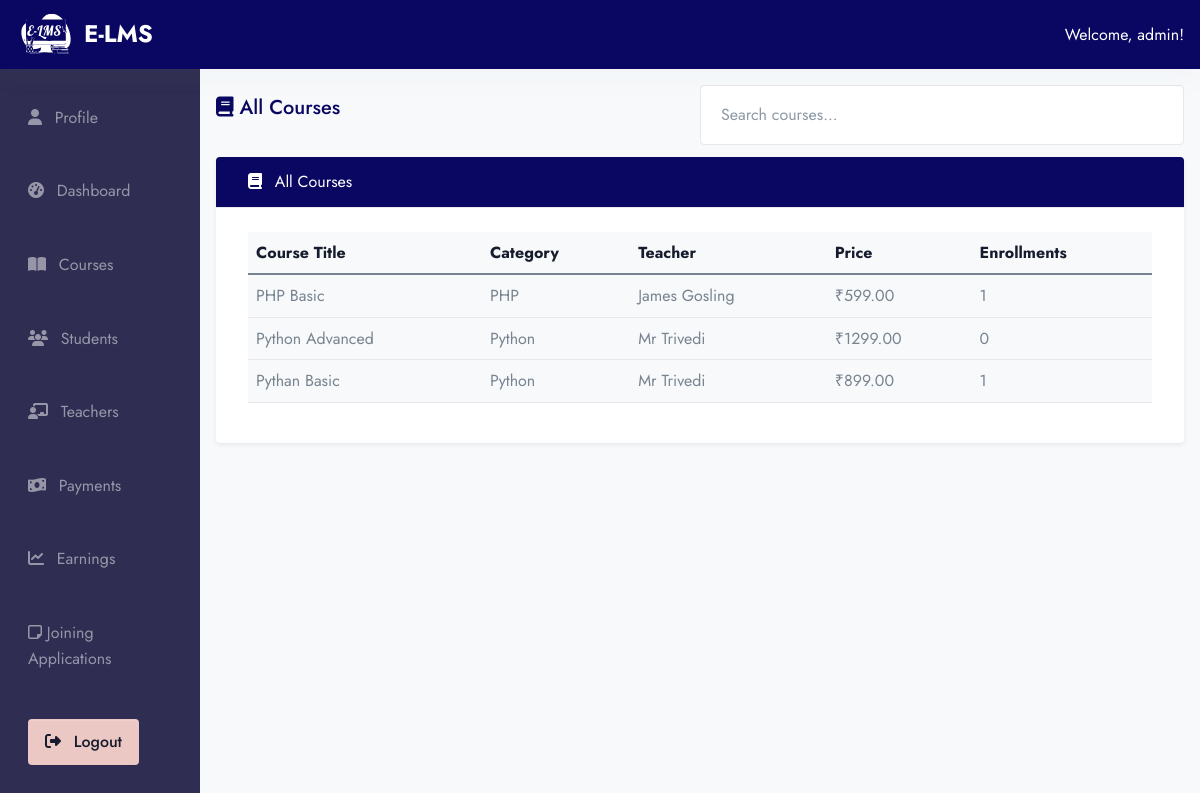
The app's page /ad-min/admin_courses/ (signed in) with its own data.
### app/models.py (models this page shows, shortened)
class Users(AbstractUser):
    ROLE_CHOICES = (
        ('student', 'Student'),
        ('teacher', 'Teacher'),
        ('admin', 'Admin'),
    )
    role = models.CharField(max_length=20, choices=ROLE_CHOICES, default='student')

class Course(models.Model):
    course_image = models.ImageField(upload_to="Media/course_image", null=True)
    teacher = models.ForeignKey(Teacher, on_delete=models.CASCADE, related_name="courses")
    title = models.CharField(max_length=255)
    descriptions = models.TextField()
    course_category = models.ForeignKey(Categories, on_delete=models.CASCADE, related_name="courses")
    level = models.ForeignKey(Level, on_delete=models.CASCADE, null=True,)
    language = models.ForeignKey(Language, on_delete=models.CASCADE, null=True,)
    slug = models.SlugField(default='',max_length=500, null=True,blank=True)
    price = models.DecimalField(max_digits=10, decimal_places=2)
    discount = models.DecimalField(max_digits=5, decimal_places=2, null=True, blank=True, default=0)

class Categories(models.Model):
    name = models.CharField(max_length=200)
    icon = models.CharField(max_length=200, null=True)

class Teacher(models.Model):
    user = models.OneToOneField(Users, on_delete=models.CASCADE, related_name="teacher_profile")
    email = models.EmailField()
    contact_no = models.CharField(max_length=10, null=True, blank=True)
    qualification = models.TextField()
    experience = models.IntegerField(default=0)  # in years
    rating = models.DecimalField(max_digits=3, decimal_places=2, default=0.0)
    bio = models.TextField(null=True, blank=True)

### E_LMS/admin_view.py (the view)
# urls.py: path('ad-min/admin_courses/', admin_view.admin_courses, name='admin_courses'),
@login_required
def admin_courses(request):
    user = request.user
    if user.role != 'admin':
        return page_not_found(request)
    courses = Course.objects.select_related('teacher', 'course_category').all().order_by('-id')
    context = {
        'courses': courses
    }
    return render(request, 'admin/admin_courses.html', context)

### templates/admin/admin_courses.html (shortened to what this page needs)
{% extends 'base2.html' %}
{% load static %}
{% block content %}
<div class="container-fluid">
  <div class="row">
      {% include 'admin/admin_sidebar.html' %}
     <div class="col-md-10 ms-auto p-4 bg-light" style="min-height: 100vh;">
      <div class="d-flex justify-content-between align-items-center mb-3">
        <h4 class="text-primary"><i class="fas fa-book"></i> All Courses</h4>
        <input type="text" id="searchInput" class="form-control w-50" placeholder="Search courses...">
      </div>
      <div class="card mt-3 shadow-sm border-0">
        <div class="card-header bg-primary text-white">
          <i class="fas fa-book me-2"></i> All Courses
        </div>
        <div class="card-body">
          <div class="table-responsive">
            <table class="table table-hover align-middle" id="courseTable">
              <thead class="table-light">
                <tr>
                  <th>Course Title</th>
                  <th>Category</th>
                  <th>Teacher</th>
                  <th>Price</th>
                  <th>Enrollments</th>
                </tr>
              </thead>
              <tbody>
                {% for course in courses %}
                  <tr>
                    <td>{{ course.title }}</td>
                    <td>{{ course.course_category.name }}</td>
                    <td>{{ course.teacher.user.get_full_name }}</td>
                    {% if course.price == 0 %}
                      <td>₹{{ course.price }} (Free)</td>
                    {% else %}
                      <td>₹{{ course.price }}</td>
                    {% endif %}
                    <td>{{ course.enrollments.count }}</td>
                  </tr>
                {% empty %}
                  <tr>
                    <td colspan="5" class="text-center text-muted">No courses available.</td>
                  </tr>
                {% endfor %}
              </tbody>
            </table>
          </div>
        </div>
      </div>
     </div>
  </div>
</div>
{% endblock %}

### templates/components/header_dash.html (shortened to what this page needs)
{% load static %}
<div class="col-12">
  <nav class="navbar navbar-dark bg-primary px-4 py-2 d-flex justify-content-between align-items-center shadow-light">
    <a class="navbar-brand d-flex align-items-center" href="#">
      <img src="{% static 'assets/img/E-LMS_Logo.svg' %}" alt="Project Logo" width="60" height="40" class="me-2">
      <span class="text-white fw-bold">E-LMS </span>
    </a>
    <div class="text-white">
      {% if request.user.is_authenticated %}
        <span class="fw-semibold">Welcome, {{ request.user.username }}!</span>
        {% endif %}
    </div>
  </nav>
</div>

### records on screen
Users: user.username "admin"
Course: title "PHP Basic", course_category.name "PHP", teacher.user.get_full_name "James Gosling", price "599.00", enrollments.count "1"
Course: title "Python Advanced", course_category.name "Python", teacher.user.get_full_name "Mr Trivedi", price "1299.00", enrollments.count "0"
Course: title "Pythan Basic", course_category.name "Python", teacher.user.get_full_name "Mr Trivedi", price "899.00", enrollments.count "1"
